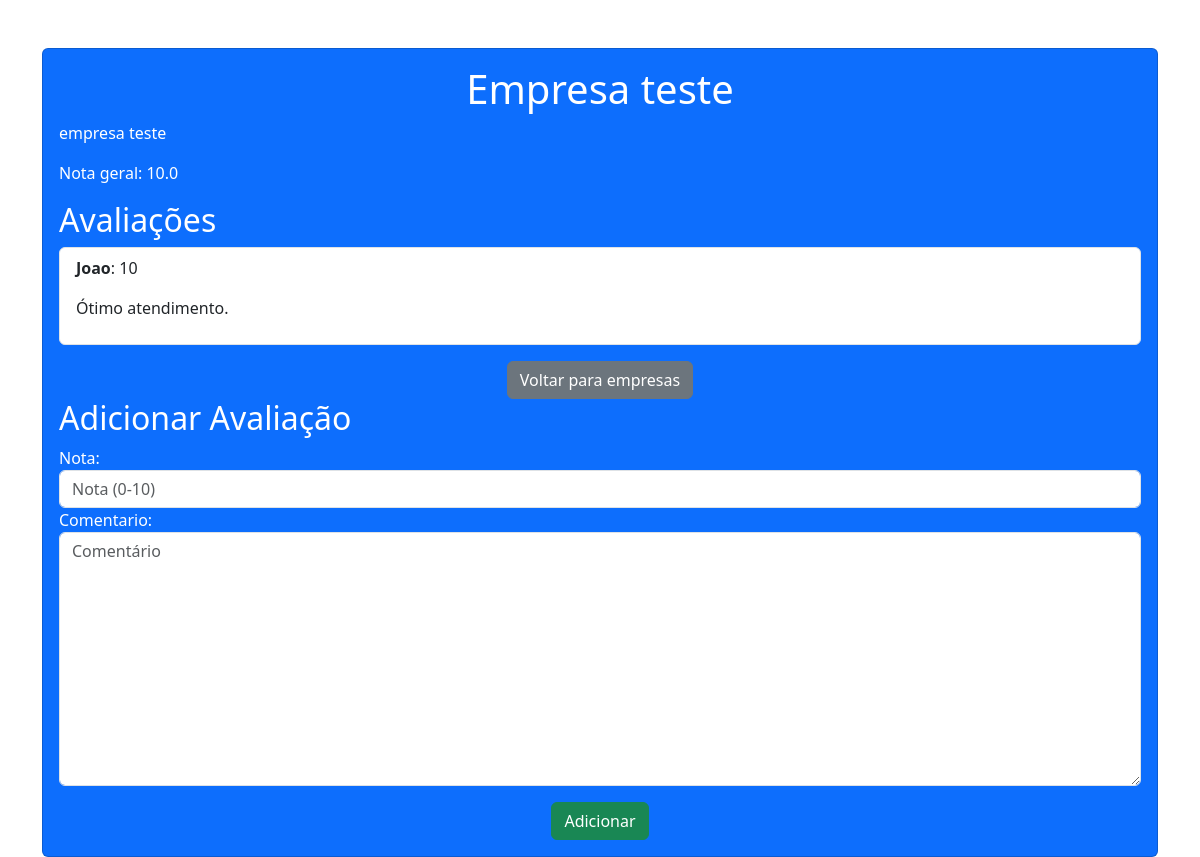
The page /empresa/6/ (signed in) on the database its author committed.
### crm/models.py (models this page shows, shortened)
class Empresa(models.Model):
    id = models.AutoField(primary_key=True)
    nome = models.CharField(max_length=100)
    descricao = models.TextField(max_length=450)
    nota_geral = models.FloatField(validators=[MinValueValidator(0), MaxValueValidator(10)], default=0)

class Avaliacao(models.Model):
    id = models.AutoField(primary_key=True)
    empresa = models.ForeignKey(Empresa, related_name='avaliacoes', on_delete=models.CASCADE)
    usuario = models.ForeignKey(User, on_delete=models.CASCADE)
    nota = models.IntegerField(validators=[MinValueValidator(0), MaxValueValidator(10)])
    comentario = models.TextField()
    class Meta:
        verbose_name = "Avaliação"
        verbose_name_plural = "Avaliações"

### crm/views.py (the view)
# urls.py: path('empresa/<int:empresa_id>/', views.empresa_detail, name='empresa_detail'),
@login_required(login_url="crm:login")
def empresa_detail(request, empresa_id):
    empresa = get_object_or_404(Empresa, id=empresa_id)
    avaliacoes = Avaliacao.objects.filter(empresa=empresa)
    if request.method == "POST":
        form = AvaliacaoForm(request.POST)
        if form.is_valid():
            avaliacao = form.save(commit=False)
            avaliacao.empresa = empresa
            avaliacao.usuario = request.user
            avaliacao.save()
            return redirect('crm:empresa_detail', empresa_id=empresa.id)
    else:
        form = AvaliacaoForm()
    context = {'empresa': empresa, 'avaliacoes': avaliacoes, 'avaliacaoform': form}
    return render(request, 'crm/empresa_detail.html', context=context)

### crm/forms.py (shortened to what this page needs)
class AvaliacaoForm(forms.ModelForm):
    class Meta:
        model = Avaliacao
        fields = ['nota', 'comentario']
        widgets = {
            'nota': forms.NumberInput(attrs={'class': 'form-control', 'placeholder': 'Nota (0-10)', 'min': 0, 'max': 10, 'step': 1}),
            'comentario': forms.Textarea(attrs={'class': 'form-control', 'placeholder': 'Comentário'}),
        }

### crm/templates/crm/empresa_detail.html (shortened to what this page needs)
<!DOCTYPE html>
<html lang="pt-br">
<head>
    <link href="https://cdn.jsdelivr.net/npm/bootstrap@5.3.3/dist/css/bootstrap.min.css" rel="stylesheet">
</head>
<body>
    <div class="container mt-5">
        <div class="card bg-primary text-white">
            <div class="card-body">
                <h1 class="card-title text-center">{{ empresa.nome }}</h1>
                <p>{{ empresa.descricao }}</p>
                {% if avaliacoes.count == 0 %}
                    <p class="text-center text-white">Essa empresa não foi avaliada</p>
                {% else %}
                <p>Nota geral: {{ empresa.nota_geral }}</p>
                <h2>Avaliações</h2>
                <ul class="list-group mb-3">
                    {% for avaliacao in avaliacoes %}
                        <li class="list-group-item">
                            <p><strong>{{ avaliacao.usuario.username }}</strong>: {{ avaliacao.nota }}</p>
                            <p>{{ avaliacao.comentario }}</p>
                        </li>
                    {% endfor %}
                </ul>
                {% endif %}
<div class="text-center mt-3">
    <a href="{% url 'crm:dashboard' %}" class="btn btn-secondary">Voltar para empresas</a>
</div>
                <h2>Adicionar Avaliação</h2>
                <form method="POST">
                    <div class="form-group">
                        {{ avaliacaoform.nota.label_tag }}
                        {{ avaliacaoform.nota }}
                    </div>
                    <div class="form-group">
                        {{ avaliacaoform.comentario.label_tag }}
                        {{ avaliacaoform.comentario }}
                    </div>
                    <div class="text-center">
                        <input type="submit" value="Adicionar" class="btn btn-success">
                    </div>
                </form>
            </div>
        </div>
    </div>
</body>
</html>

### rows shown on the page
Empresa: nome "Empresa teste", descricao "empresa teste", nota_geral "10.0"
Avaliacao: usuario.username "Joao", nota "10", comentario "Ótimo atendimento."

### other values the page prints
{{ avaliacaoform.nota.label_tag }} "Nota:"
{{ avaliacaoform.comentario.label_tag }} "Comentario:"
